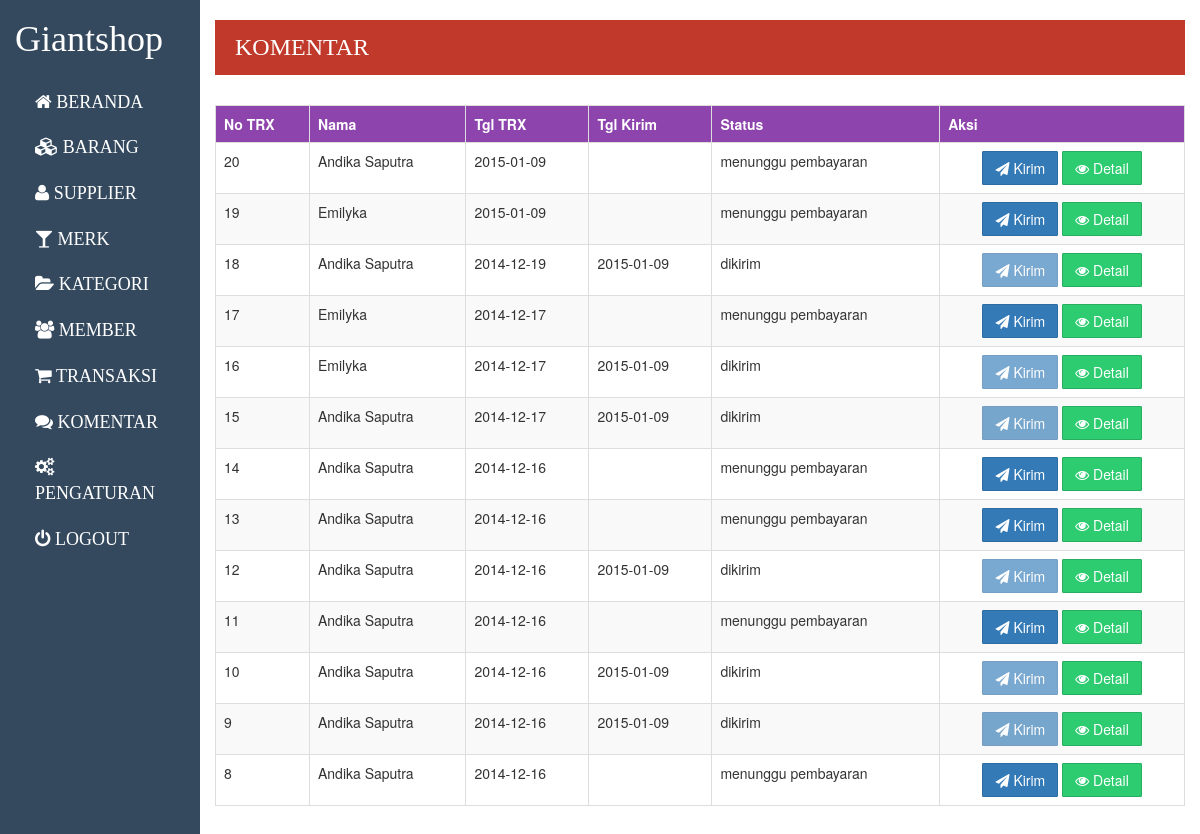
The page /admin/index.php?p=transaksi (signed in) on the database its author committed.
### tables this page shows
CREATE TABLE IF NOT EXISTS `trx` (
`kdtrx` int(5) NOT NULL,
  `tgltrx` date NOT NULL,
  `tglkirim` date DEFAULT NULL,
  `email` varchar(50) NOT NULL,
  `alamat` text NOT NULL,
  `idstatus` int(1) NOT NULL
);

CREATE TABLE IF NOT EXISTS `user` (
  `email` varchar(50) NOT NULL,
  `password` varchar(50) NOT NULL,
  `nama` varchar(50) NOT NULL,
  `notelp` varchar(15) NOT NULL,
  `alamat` text NOT NULL
);

CREATE TABLE IF NOT EXISTS `statustransaksi` (
  `idstatus` int(1) NOT NULL,
  `nmstatus` varchar(20) NOT NULL
);

### admin/operation/transaksi/index.php (the view, shortened to what this page needs)
<div class="title">
	<h3>komentar</h3>
</div>
<table cellspacing=0 class="table table-striped table-bordered">
	<tr>
		<th>No TRX</th>
		<th>Nama</th>
		<th>Tgl TRX</th>
		<th>Tgl Kirim</th>
		<th>Status</th>
		<th>Aksi</th>
	</tr>
<?php
$q = "SELECT kdtrx, nama, tgltrx, tglkirim, nmstatus, T.idstatus FROM user U JOIN trx T ON U.email=T.email JOIN statustransaksi S ON T.idstatus=S.idstatus ORDER BY kdtrx DESC";
$sql = mysql_query($q);
while($res = mysql_fetch_array($sql)){?>
	<tr>
		<td><?php echo $res[0]; ?></td>
		<td><?php echo $res[1]; ?></td>
		<td><?php echo $res[2]; ?></td>
		<td><?php echo $res[3]; ?></td>
		<td><?php echo $res[4]; ?></td>
		<td align="center">
			<?php
			if($res[5]==2){
			?>
			<a href="?p=edittransaksi&kd=<?php echo $res[0]; ?>" class="btn btn-primary" disabled="disabled"><i class="fa fa-send"></i> Kirim</a>
		<?php } else { ?>
			<a href="?p=edittransaksi&kd=<?php echo $res[0]; ?>" class="btn btn-primary"><i class="fa fa-send"></i> Kirim</a>
			<?php } ?>
			<a href="?p=detailtransaksi&kd=<?php echo $res[0]; ?>" class="btn btn-success"><i class="fa fa-eye"></i> Detail</a>
		</td>
	</tr>
<?php
}
?>
</table>

### assets/css/admin.css (style rules this page uses)
table { margin: 20px auto; }
table th { background-color: #8e44ad; color: #fff; }
.title { background-color: #c0392b; color: #fff; padding: 10px 20px; margin-bottom: 30px; }
.title h3 { margin: 0; text-transform: uppercase; font-family: Langdon; display: inline-block; line-height: 35px; }

### rows shown on the page
trx: kdtrx "20", email.nama "Andika Saputra", tgltrx "2015-01-09", idstatus.nmstatus "menunggu pembayaran"
trx: kdtrx "19", email.nama "Emilyka", tgltrx "2015-01-09", idstatus.nmstatus "menunggu pembayaran"
trx: kdtrx "18", email.nama "Andika Saputra", tgltrx "2014-12-19", tglkirim "2015-01-09", idstatus.nmstatus "dikirim"
trx: kdtrx "17", email.nama "Emilyka", tgltrx "2014-12-17", idstatus.nmstatus "menunggu pembayaran"
trx: kdtrx "16", email.nama "Emilyka", tgltrx "2014-12-17", tglkirim "2015-01-09", idstatus.nmstatus "dikirim"
trx: kdtrx "15", email.nama "Andika Saputra", tgltrx "2014-12-17", tglkirim "2015-01-09", idstatus.nmstatus "dikirim"
trx: kdtrx "14", email.nama "Andika Saputra", tgltrx "2014-12-16", idstatus.nmstatus "menunggu pembayaran"
trx: kdtrx "13", email.nama "Andika Saputra", tgltrx "2014-12-16", idstatus.nmstatus "menunggu pembayaran"
trx: kdtrx "12", email.nama "Andika Saputra", tgltrx "2014-12-16", tglkirim "2015-01-09", idstatus.nmstatus "dikirim"
trx: kdtrx "11", email.nama "Andika Saputra", tgltrx "2014-12-16", idstatus.nmstatus "menunggu pembayaran"
trx: kdtrx "10", email.nama "Andika Saputra", tgltrx "2014-12-16", tglkirim "2015-01-09", idstatus.nmstatus "dikirim"
trx: kdtrx "9", email.nama "Andika Saputra", tgltrx "2014-12-16", tglkirim "2015-01-09", idstatus.nmstatus "dikirim"
trx: kdtrx "8", email.nama "Andika Saputra", tgltrx "2014-12-16", idstatus.nmstatus "menunggu pembayaran"
